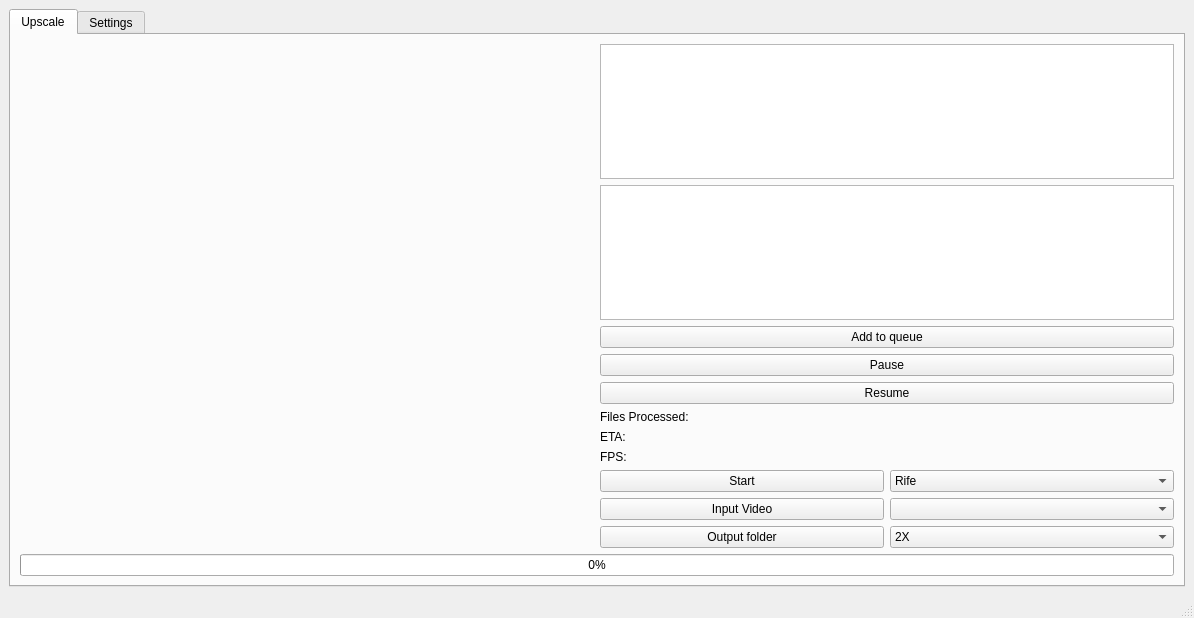
<?xml version="1.0" encoding="UTF-8"?>
<ui version="4.0">
 <class>MainWindow</class>
 <widget class="QMainWindow" name="MainWindow">
  <property name="geometry">
   <rect>
    <x>0</x>
    <y>0</y>
    <width>1194</width>
    <height>618</height>
   </rect>
  </property>
  <property name="windowTitle">
   <string>Rife - ESRGAN - App</string>
  </property>
  <widget class="QWidget" name="centralwidget">
   <layout class="QGridLayout" name="gridLayout_2">
    <item row="0" column="0">
     <widget class="QTabWidget" name="verticalTabWidget">
      <property name="currentIndex">
       <number>0</number>
      </property>
      <widget class="QWidget" name="Upscale">
       <attribute name="title">
        <string>Upscale</string>
       </attribute>
       <layout class="QVBoxLayout" name="verticalLayout">
        <item>
         <layout class="QHBoxLayout" name="horizontalLayout_3">
          <item>
           <widget class="QFrame" name="frame">
            <property name="frameShape">
             <enum>QFrame::NoFrame</enum>
            </property>
            <property name="frameShadow">
             <enum>QFrame::Raised</enum>
            </property>
            <layout class="QVBoxLayout" name="verticalLayout_6">
             <item>
              <widget class="QLabel" name="imagePreview">
               <property name="text">
                <string/>
               </property>
              </widget>
             </item>
             <item>
              <widget class="QFrame" name="imageSpacerFrame">
               <property name="frameShape">
                <enum>QFrame::NoFrame</enum>
               </property>
               <property name="frameShadow">
                <enum>QFrame::Raised</enum>
               </property>
               <property name="lineWidth">
                <number>0</number>
               </property>
               <layout class="QVBoxLayout" name="verticalLayout_9">
                <item>
                 <spacer name="imageSpacer">
                  <property name="orientation">
                   <enum>Qt::Horizontal</enum>
                  </property>
                  <property name="sizeType">
                   <enum>QSizePolicy::MinimumExpanding</enum>
                  </property>
                  <property name="sizeHint" stdset="0">
                   <size>
                    <width>500</width>
                    <height>20</height>
                   </size>
                  </property>
                 </spacer>
                </item>
               </layout>
              </widget>
             </item>
            </layout>
           </widget>
          </item>
          <item>
           <layout class="QVBoxLayout" name="verticalLayout_2">
            <item>
             <layout class="QHBoxLayout" name="horizontalLayout_2">
              <item>
               <layout class="QVBoxLayout" name="verticalLayout_8">
                <item>
                 <widget class="QTextEdit" name="logsPreview">
                  <property name="readOnly">
                   <bool>true</bool>
                  </property>
                 </widget>
                </item>
                <item>
                 <widget class="QListWidget" name="QueueListWidget"/>
                </item>
                <item>
                 <widget class="QPushButton" name="QueueButton">
                  <property name="text">
                   <string>Add to queue</string>
                  </property>
                 </widget>
                </item>
                <item>
                 <widget class="QPushButton" name="RifePause">
                  <property name="text">
                   <string>Pause</string>
                  </property>
                 </widget>
                </item>
                <item>
                 <widget class="QPushButton" name="RifeResume">
                  <property name="text">
                   <string>Resume</string>
                  </property>
                 </widget>
                </item>
                <item>
                 <widget class="QLabel" name="processedPreview">
                  <property name="text">
                   <string>Files Processed: </string>
                  </property>
                 </widget>
                </item>
                <item>
                 <widget class="QLabel" name="ETAPreview">
                  <property name="text">
                   <string>ETA: </string>
                  </property>
                 </widget>
                </item>
                <item>
                 <widget class="QLabel" name="FPSPreview">
                  <property name="text">
                   <string>FPS:</string>
                  </property>
                 </widget>
                </item>
               </layout>
              </item>
             </layout>
            </item>
            <item>
             <layout class="QHBoxLayout" name="horizontalLayout">
              <item>
               <layout class="QVBoxLayout" name="verticalLayout_4">
                <item>
                 <widget class="QPushButton" name="RifeStart">
                  <property name="text">
                   <string>Start</string>
                  </property>
                 </widget>
                </item>
                <item>
                 <widget class="QPushButton" name="Input_video_rife">
                  <property name="text">
                   <string>Input Video</string>
                  </property>
                 </widget>
                </item>
                <item>
                 <widget class="QPushButton" name="Output_folder_rife">
                  <property name="minimumSize">
                   <size>
                    <width>0</width>
                    <height>0</height>
                   </size>
                  </property>
                  <property name="text">
                   <string>Output folder</string>
                  </property>
                 </widget>
                </item>
               </layout>
              </item>
              <item>
               <layout class="QVBoxLayout" name="verticalLayout_3">
                <item>
                 <widget class="QComboBox" name="AICombo">
                  <item>
                   <property name="text">
                    <string>Rife</string>
                   </property>
                  </item>
                  <item>
                   <property name="text">
                    <string>RealESRGAN</string>
                   </property>
                  </item>
                 </widget>
                </item>
                <item>
                 <widget class="QComboBox" name="Rife_Model"/>
                </item>
                <item>
                 <widget class="QComboBox" name="Rife_Times">
                  <property name="minimumSize">
                   <size>
                    <width>0</width>
                    <height>0</height>
                   </size>
                  </property>
                  <item>
                   <property name="text">
                    <string>2X</string>
                   </property>
                  </item>
                  <item>
                   <property name="text">
                    <string>4X</string>
                   </property>
                  </item>
                  <item>
                   <property name="text">
                    <string>8X</string>
                   </property>
                  </item>
                 </widget>
                </item>
               </layout>
              </item>
             </layout>
            </item>
           </layout>
          </item>
         </layout>
        </item>
        <item>
         <widget class="QProgressBar" name="RifePB">
          <property name="value">
           <number>0</number>
          </property>
         </widget>
        </item>
       </layout>
      </widget>
      <widget class="QWidget" name="Settings">
       <property name="toolTip">
        <string>&lt;html&gt;&lt;head/&gt;&lt;body&gt;&lt;p&gt;Rife&lt;/p&gt;&lt;/body&gt;&lt;/html&gt;</string>
       </property>
       <property name="whatsThis">
        <string>&lt;html&gt;&lt;head/&gt;&lt;body&gt;&lt;p&gt;Rife&lt;/p&gt;&lt;/body&gt;&lt;/html&gt;</string>
       </property>
       <attribute name="title">
        <string>Settings</string>
       </attribute>
       <layout class="QVBoxLayout" name="verticalLayout">
        <item>
         <layout class="QGridLayout" name="settingsGridLayout">
          <item row="1" column="1">
           <widget class="QListWidget" name="SettingsMenus">
            <property name="iconSize">
             <size>
              <width>50</width>
              <height>40</height>
             </size>
            </property>
            <property name="spacing">
             <number>10</number>
            </property>
            <item>
             <property name="text">
              <string>General</string>
             </property>
             <property name="font">
              <font>
               <pointsize>17</pointsize>
              </font>
             </property>
            </item>
            <item>
             <property name="text">
              <string>Render Options</string>
             </property>
             <property name="font">
              <font>
               <pointsize>17</pointsize>
              </font>
             </property>
             <property name="icon">
              <iconset>
               <normaloff>icons/Rife-ESRGAN-Render-Settings.png</normaloff>icons/Rife-ESRGAN-Render-Settings.png</iconset>
             </property>
            </item>
            <item>
             <property name="text">
              <string>Video Options</string>
             </property>
             <property name="font">
              <font>
               <pointsize>17</pointsize>
              </font>
             </property>
             <property name="icon">
              <iconset>
               <normaloff>icons/Rife-ESRGAN-Video-Settings.png</normaloff>icons/Rife-ESRGAN-Video-Settings.png</iconset>
             </property>
            </item>
           </widget>
          </item>
          <item row="1" column="2">
           <layout class="QGridLayout" name="gridLayout_3">
            <item row="1" column="3">
             <widget class="QFrame" name="VideoOptionsFrame">
              <property name="frameShape">
               <enum>QFrame::StyledPanel</enum>
              </property>
              <property name="frameShadow">
               <enum>QFrame::Raised</enum>
              </property>
              <property name="midLineWidth">
               <number>0</number>
              </property>
              <property name="visable" stdset="0">
               <string>false</string>
              </property>
              <layout class="QGridLayout" name="gridLayout_4">
               <item row="2" column="1">
                <widget class="QPushButton" name="encoderHelpButton">
                 <property name="text">
                  <string/>
                 </property>
                </widget>
               </item>
               <item row="1" column="2">
                <widget class="QLineEdit" name="sceneChangeLineEdit">
                 <property name="text">
                  <string/>
                 </property>
                 <property name="maxLength">
                  <number>1</number>
                 </property>
                </widget>
               </item>
               <item row="1" column="1">
                <widget class="QPushButton" name="sceneChangeSensativityButton">
                 <property name="text">
                  <string/>
                 </property>
                 <property name="icon">
                  <iconset theme="dialog-information">
                   <normaloff>../.designer/backup</normaloff>../.designer/backup</iconset>
                 </property>
                </widget>
               </item>
               <item row="2" column="2">
                <widget class="QComboBox" name="EncoderCombo">
                 <item>
                  <property name="text">
                   <string>.264</string>
                  </property>
                 </item>
                 <item>
                  <property name="text">
                   <string>.265</string>
                  </property>
                 </item>
                </widget>
               </item>
               <item row="0" column="2">
                <widget class="QComboBox" name="VidQualityCombo">
                 <item>
                  <property name="text">
                   <string>Low</string>
                  </property>
                 </item>
                 <item>
                  <property name="text">
                   <string>Medium</string>
                  </property>
                 </item>
                 <item>
                  <property name="text">
                   <string>High</string>
                  </property>
                 </item>
                 <item>
                  <property name="text">
                   <string>Lossless</string>
                  </property>
                 </item>
                </widget>
               </item>
               <item row="0" column="0">
                <widget class="QLabel" name="label">
                 <property name="text">
                  <string>Video Quality</string>
                 </property>
                </widget>
               </item>
               <item row="2" column="0">
                <widget class="QLabel" name="label_2">
                 <property name="text">
                  <string>Encoder</string>
                 </property>
                </widget>
               </item>
               <item row="1" column="0">
                <widget class="QLabel" name="label_3">
                 <property name="maximumSize">
                  <size>
                   <width>16777215</width>
                   <height>18</height>
                  </size>
                 </property>
                 <property name="text">
                  <string>Scene Change Detection Sensativity</string>
                 </property>
                </widget>
               </item>
              </layout>
             </widget>
            </item>
            <item row="1" column="4">
             <layout class="QVBoxLayout" name="verticalLayout_5"/>
            </item>
            <item row="1" column="0">
             <widget class="QFrame" name="RenderOptionsFrame">
              <property name="frameShape">
               <enum>QFrame::StyledPanel</enum>
              </property>
              <property name="frameShadow">
               <enum>QFrame::Raised</enum>
              </property>
              <layout class="QGridLayout" name="gridLayout_5">
               <item row="1" column="3">
                <widget class="QLabel" name="RenderPathLabel">
                 <property name="text">
                  <string>TextLabel</string>
                 </property>
                </widget>
               </item>
               <item row="1" column="4">
                <widget class="QPushButton" name="RenderDirButton">
                 <property name="text">
                  <string>Render Directory</string>
                 </property>
                </widget>
               </item>
               <item row="2" column="3">
                <widget class="QLabel" name="label_4">
                 <property name="text">
                  <string>Image Type</string>
                 </property>
                </widget>
               </item>
               <item row="2" column="4">
                <widget class="QComboBox" name="imageComboBox">
                 <item>
                  <property name="text">
                   <string>.png</string>
                  </property>
                 </item>
                 <item>
                  <property name="text">
                   <string>.jpg</string>
                  </property>
                 </item>
                 <item>
                  <property name="text">
                   <string>.webp</string>
                  </property>
                 </item>
                </widget>
               </item>
              </layout>
             </widget>
            </item>
            <item row="0" column="0">
             <widget class="QFrame" name="GeneralOptionsFrame">
              <property name="frameShape">
               <enum>QFrame::StyledPanel</enum>
              </property>
              <property name="frameShadow">
               <enum>QFrame::Raised</enum>
              </property>
              <layout class="QFormLayout" name="formLayout">
               <item row="0" column="1">
                <widget class="QCheckBox" name="DiscordRPCBox">
                 <property name="text">
                  <string>Discord Rich Presence</string>
                 </property>
                </widget>
               </item>
              </layout>
             </widget>
            </item>
           </layout>
          </item>
         </layout>
        </item>
       </layout>
      </widget>
     </widget>
    </item>
   </layout>
  </widget>
  <widget class="QStatusBar" name="statusbar"/>
 </widget>
 <resources/>
 <connections/>
</ui>
